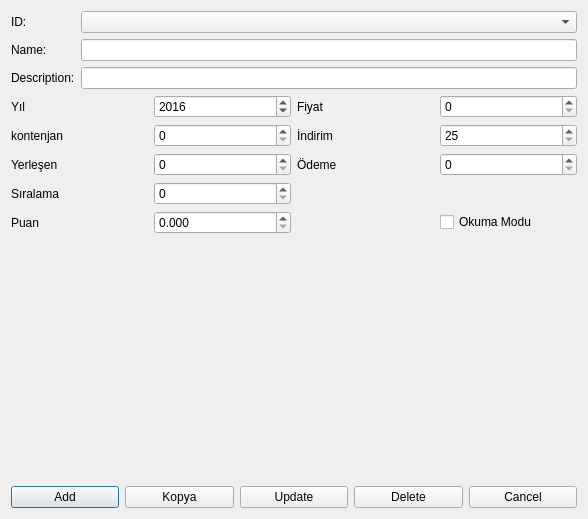
<?xml version="1.0" encoding="UTF-8"?>
<ui version="4.0">
 <class>frmUrun</class>
 <widget class="QDialog" name="frmUrun">
  <property name="geometry">
   <rect>
    <x>0</x>
    <y>0</y>
    <width>588</width>
    <height>519</height>
   </rect>
  </property>
  <property name="windowTitle">
   <string>Product Edit</string>
  </property>
  <layout class="QGridLayout" name="gridLayout_3">
   <item row="0" column="0">
    <layout class="QVBoxLayout" name="verticalLayout">
     <item>
      <layout class="QGridLayout" name="gridLayout_2">
       <item row="0" column="0">
        <widget class="QLabel" name="label">
         <property name="text">
          <string>ID:</string>
         </property>
        </widget>
       </item>
       <item row="0" column="1">
        <widget class="QComboBox" name="cbID"/>
       </item>
       <item row="1" column="0">
        <widget class="QLabel" name="label_3">
         <property name="text">
          <string>Name:</string>
         </property>
        </widget>
       </item>
       <item row="1" column="1">
        <widget class="QLineEdit" name="txtName"/>
       </item>
       <item row="2" column="0">
        <widget class="QLabel" name="label_8">
         <property name="text">
          <string>Description:</string>
         </property>
        </widget>
       </item>
       <item row="2" column="1">
        <widget class="QLineEdit" name="txtDescription"/>
       </item>
      </layout>
     </item>
     <item>
      <layout class="QGridLayout" name="gridLayout">
       <item row="0" column="0">
        <widget class="QLabel" name="label_4">
         <property name="text">
          <string>Yıl</string>
         </property>
         <property name="buddy">
          <cstring>yil</cstring>
         </property>
        </widget>
       </item>
       <item row="0" column="1">
        <widget class="QSpinBox" name="yil">
         <property name="minimum">
          <number>2014</number>
         </property>
         <property name="maximum">
          <number>2019</number>
         </property>
         <property name="value">
          <number>2016</number>
         </property>
        </widget>
       </item>
       <item row="0" column="2">
        <widget class="QLabel" name="label_13">
         <property name="text">
          <string>Fiyat</string>
         </property>
         <property name="buddy">
          <cstring>fiyat</cstring>
         </property>
        </widget>
       </item>
       <item row="0" column="3">
        <widget class="QDoubleSpinBox" name="fiyat">
         <property name="inputMethodHints">
          <set>Qt::ImhDigitsOnly</set>
         </property>
         <property name="decimals">
          <number>0</number>
         </property>
         <property name="maximum">
          <double>100000.000000000000000</double>
         </property>
        </widget>
       </item>
       <item row="1" column="0">
        <widget class="QLabel" name="label_5">
         <property name="text">
          <string>kontenjan</string>
         </property>
         <property name="buddy">
          <cstring>kontenjan</cstring>
         </property>
        </widget>
       </item>
       <item row="1" column="1">
        <widget class="QDoubleSpinBox" name="kontenjan">
         <property name="inputMethodHints">
          <set>Qt::ImhDigitsOnly</set>
         </property>
         <property name="decimals">
          <number>0</number>
         </property>
         <property name="minimum">
          <double>0.000000000000000</double>
         </property>
         <property name="maximum">
          <double>1000.000000000000000</double>
         </property>
        </widget>
       </item>
       <item row="1" column="2">
        <widget class="QLabel" name="label_11">
         <property name="text">
          <string>İndirim</string>
         </property>
         <property name="buddy">
          <cstring>indirim</cstring>
         </property>
        </widget>
       </item>
       <item row="1" column="3">
        <widget class="QDoubleSpinBox" name="indirim">
         <property name="inputMethodHints">
          <set>Qt::ImhDigitsOnly</set>
         </property>
         <property name="decimals">
          <number>0</number>
         </property>
         <property name="minimum">
          <double>25.000000000000000</double>
         </property>
         <property name="singleStep">
          <double>25.000000000000000</double>
         </property>
        </widget>
       </item>
       <item row="2" column="0">
        <widget class="QLabel" name="label_6">
         <property name="text">
          <string>Yerleşen</string>
         </property>
         <property name="buddy">
          <cstring>yerlesen</cstring>
         </property>
        </widget>
       </item>
       <item row="2" column="1">
        <widget class="QDoubleSpinBox" name="yerlesen">
         <property name="inputMethodHints">
          <set>Qt::ImhDigitsOnly</set>
         </property>
         <property name="decimals">
          <number>0</number>
         </property>
        </widget>
       </item>
       <item row="2" column="2">
        <widget class="QLabel" name="label_12">
         <property name="text">
          <string>Ödeme</string>
         </property>
         <property name="buddy">
          <cstring>odeme</cstring>
         </property>
        </widget>
       </item>
       <item row="2" column="3">
        <widget class="QDoubleSpinBox" name="odeme">
         <property name="inputMethodHints">
          <set>Qt::ImhDigitsOnly</set>
         </property>
         <property name="decimals">
          <number>0</number>
         </property>
         <property name="maximum">
          <double>100000.000000000000000</double>
         </property>
        </widget>
       </item>
       <item row="3" column="0">
        <widget class="QLabel" name="label_9">
         <property name="text">
          <string>Sıralama</string>
         </property>
         <property name="buddy">
          <cstring>siralama</cstring>
         </property>
        </widget>
       </item>
       <item row="3" column="1">
        <widget class="QDoubleSpinBox" name="siralama">
         <property name="inputMethodHints">
          <set>Qt::ImhDigitsOnly</set>
         </property>
         <property name="decimals">
          <number>0</number>
         </property>
        </widget>
       </item>
       <item row="4" column="0">
        <widget class="QLabel" name="label_10">
         <property name="text">
          <string>Puan</string>
         </property>
         <property name="buddy">
          <cstring>puan</cstring>
         </property>
        </widget>
       </item>
       <item row="4" column="1">
        <widget class="QDoubleSpinBox" name="puan">
         <property name="decimals">
          <number>3</number>
         </property>
         <property name="maximum">
          <double>601.000000000000000</double>
         </property>
        </widget>
       </item>
       <item row="4" column="3">
        <widget class="QCheckBox" name="cbReadonly">
         <property name="text">
          <string>Okuma Modu</string>
         </property>
        </widget>
       </item>
      </layout>
     </item>
     <item>
      <spacer name="verticalSpacer">
       <property name="orientation">
        <enum>Qt::Vertical</enum>
       </property>
       <property name="sizeHint" stdset="0">
        <size>
         <width>20</width>
         <height>40</height>
        </size>
       </property>
      </spacer>
     </item>
     <item>
      <layout class="QHBoxLayout" name="horizontalLayout">
       <item>
        <widget class="QPushButton" name="btnAdd">
         <property name="text">
          <string>Add</string>
         </property>
        </widget>
       </item>
       <item>
        <widget class="QPushButton" name="btnCopy">
         <property name="text">
          <string>Kopya</string>
         </property>
        </widget>
       </item>
       <item>
        <widget class="QPushButton" name="btnUpdate">
         <property name="text">
          <string>Update</string>
         </property>
        </widget>
       </item>
       <item>
        <widget class="QPushButton" name="btnDelete">
         <property name="text">
          <string>Delete</string>
         </property>
        </widget>
       </item>
       <item>
        <widget class="QPushButton" name="btnCancel">
         <property name="text">
          <string>Cancel</string>
         </property>
        </widget>
       </item>
      </layout>
     </item>
    </layout>
   </item>
  </layout>
 </widget>
 <resources/>
 <connections>
  <connection>
   <sender>btnCancel</sender>
   <signal>clicked()</signal>
   <receiver>frmUrun</receiver>
   <slot>close()</slot>
   <hints>
    <hint type="sourcelabel">
     <x>330</x>
     <y>450</y>
    </hint>
    <hint type="destinationlabel">
     <x>371</x>
     <y>412</y>
    </hint>
   </hints>
  </connection>
 </connections>
</ui>
